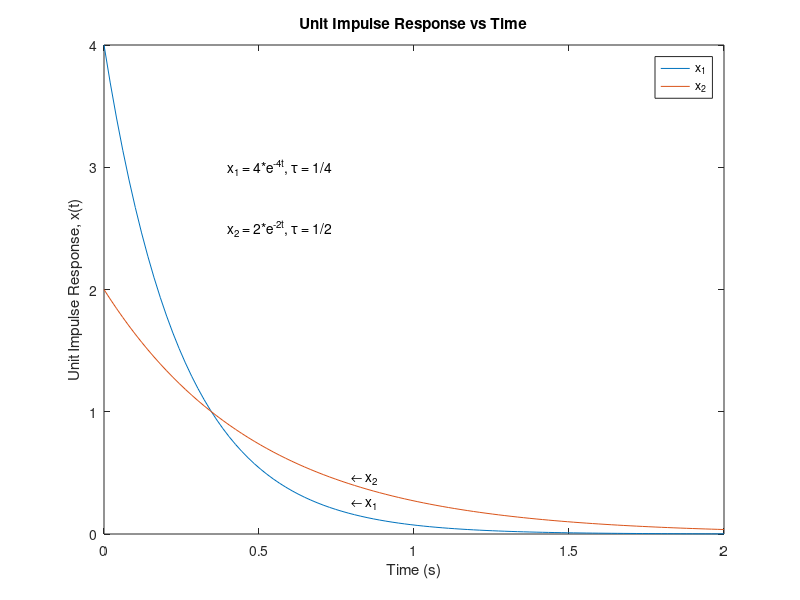

Recreate this plot in MATLAB.
%
% Aramis Kelkelyan
% MAE 376: EC 13.1
% Date: 02/23/2022
%-----------------------------------------
clear;clc;clf;

%Use MATLAB to plot the two curves versus 0 <= t <= 2 in the same graph
%Make a comment about the time to reach the stability based on value of tau

t = linspace(0,2,100);
x1 = 4.*exp(-4.*t); x2 = 2.*exp(-2.*t);
plot(t,x1,t,x2);

xlabel('Time (s)');
ylabel('Unit Impulse Response, x(t)');
legend('x_1','x_2');
title('Unit Impulse Response vs Time');
text(0.8,0.25,'\leftarrow x_1');
text(0.8,0.45,'\leftarrow x_2');
text(0.4, 3, 'x_1 = 4*e^{-4t}, \tau = 1/4', 'FontSize', 10');
text(0.4,2.5,'x_2 = 2*e^{-2t}, \tau = 1/2', 'FontSize', 10');
